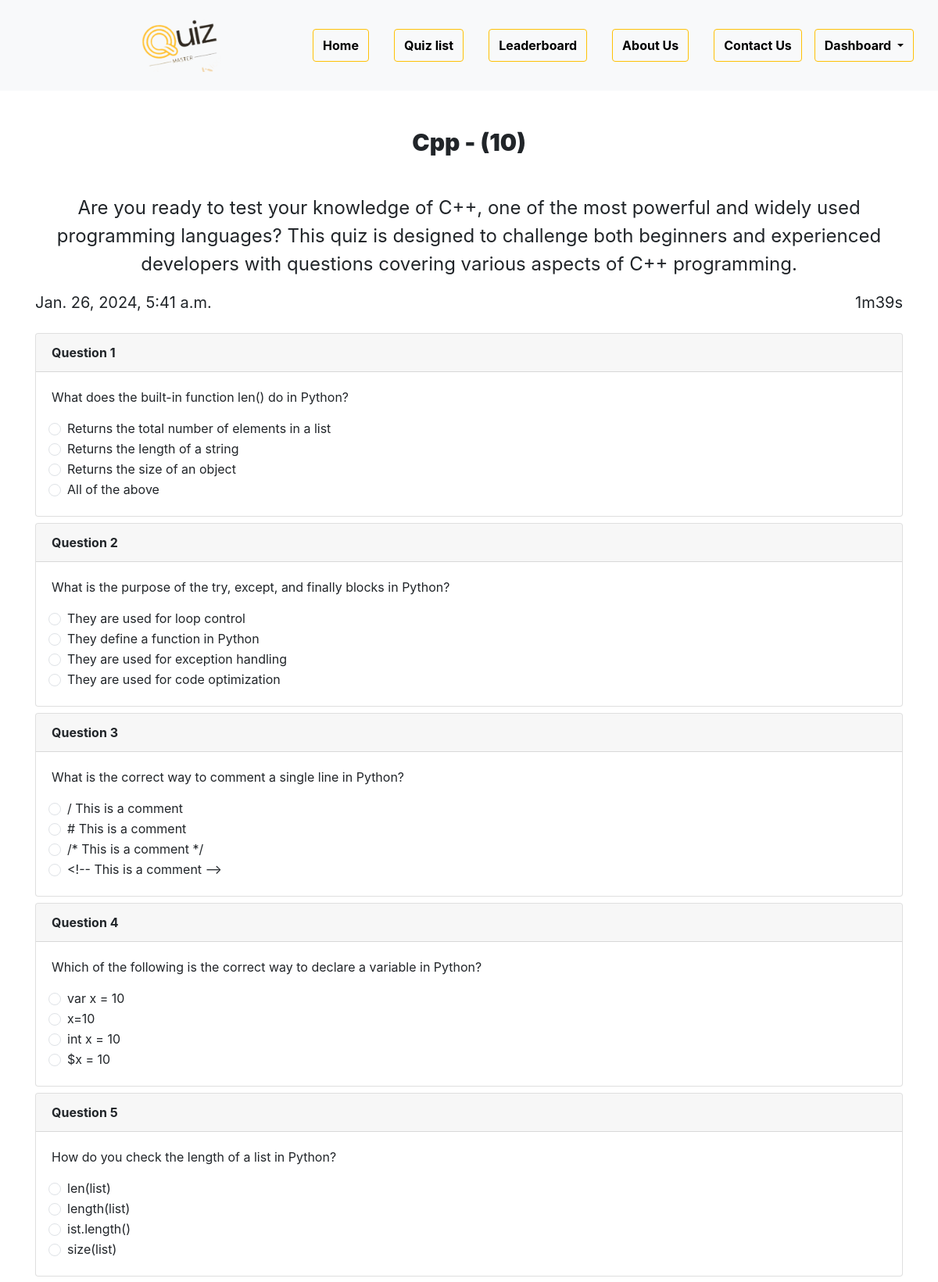
The app's page /quim/8 (signed in, upper part) with its own data.
### quizm/models.py (models this page shows, shortened)
class Quiz(models.Model):
    title = models.CharField(max_length=255)
    description = models.TextField()
    category = models.ForeignKey(Category, on_delete=models.CASCADE)
    quiz_file = models.FileField(upload_to='quiz/')
    created_at = models.DateTimeField(auto_now_add=True)
    updated_at = models.DateTimeField(auto_now=True)
    image = models.ImageField(
        upload_to='uploads/', blank=True, null=True)
    class Meta:
        verbose_name_plural = 'Quizzes'

class Question(models.Model):
    quiz = models.ForeignKey(Quiz, on_delete=models.CASCADE)
    text = models.TextField()

class Choice(models.Model):
    question = models.ForeignKey(Question, on_delete=models.CASCADE)
    text = models.CharField(max_length=255)
    is_correct = models.BooleanField(default=False)

### quizm/views.py (the view, shortened to what this page needs)
# urls.py: path('<int:quiz_id>', views.quiz_view, name='quiz'),
@login_required(login_url='user_login')
def quiz_view(request, quiz_id):
    user_object = request.user
    quiz = get_object_or_404(Quiz, id=quiz_id)
    total_questions = quiz.question_set.all().count()
    context = {"user_profile": 'sakil', "quiz": quiz}
    return render(request, 'quiz.html', context)

### quizm/templates/quiz.html (shortened to what this page needs)
{% extends 'base.html' %}
{% block content %}
<h1 class="display-4 text-center my-5 htext">{{quiz.title}} - ({{quiz.question_set.all|length}})</h1>
<p class="fs-4 text-center container">{{quiz.description}}</p>
<div class="container">
    <div class="d-flex justify-content-between">
        <span class="fs-5">{{quiz.created_at}}</span>
        <span class="fs-5" id="timer">00</span>
    </div>
    <div class="questions my-4">
        {% for question in quiz.question_set.all %}
        <div class="card mb-2 question">
            <div class="card-header fw-bold">
                Question {{forloop.counter}}
            </div>
            <div class="card-body">
                <p class="card-text">{{question.text}}</p>
                {% for option in question.choice_set.all %}
                <div class="form-check">
                    <label class="form-check-label" for="{{option.id}}">
                        <input class="form-check-input" value="{{option.text}}" type="radio"
                            name="{{option.question.id}}" id="{{option.id}}">
                        {{option.text}}
                    </label>
                </div>
                {% endfor %}
            </div>
        </div>
        {% endfor %}
    </div>
</div>
{% endblock content %}

### quizm/templates/quiz.html (style rules this page uses)
.htext { margin-bottom: 30px; font-size: 30px; font-weight: 900; }

### records on screen
Quiz: title "Cpp", question_set.all|length "10", description "Are you ready to test your knowledge of C++, one of the most powerful and widely used programming languages? This quiz is designed to challenge both beginners and experienced developers with questions covering various aspects of C++ programming.", created_at "Jan. 26, 2024, 5:41 a.m."
Question: text "What does the built-in function len() do in Python?"
Choice: text "Returns the total number of elements in a list"
Choice: text "Returns the length of a string"
Choice: text "Returns the size of an object"
Choice: text "All of the above"
Question: text "What is the purpose of the try, except, and finally blocks in Python?"
Choice: text "They are used for loop control"
Choice: text "They define a function in Python"
Choice: text "They are used for exception handling"
Choice: text "They are used for code optimization"
Question: text "What is the correct way to comment a single line in Python?"
Choice: text "/ This is a comment"
Choice: text "# This is a comment"
Choice: text "/* This is a comment */"
Choice: text "<!-- This is a comment -->"
Question: text "Which of the following is the correct way to declare a variable in Python?"
Choice: text "var x = 10"
Choice: text "x=10"
Choice: text "int x = 10"
Choice: text "$x = 10"
Question: text "How do you check the length of a list in Python?"
Choice: text "len(list)"
Choice: text "length(list)"
Choice: text "ist.length()"
Choice: text "size(list)"
